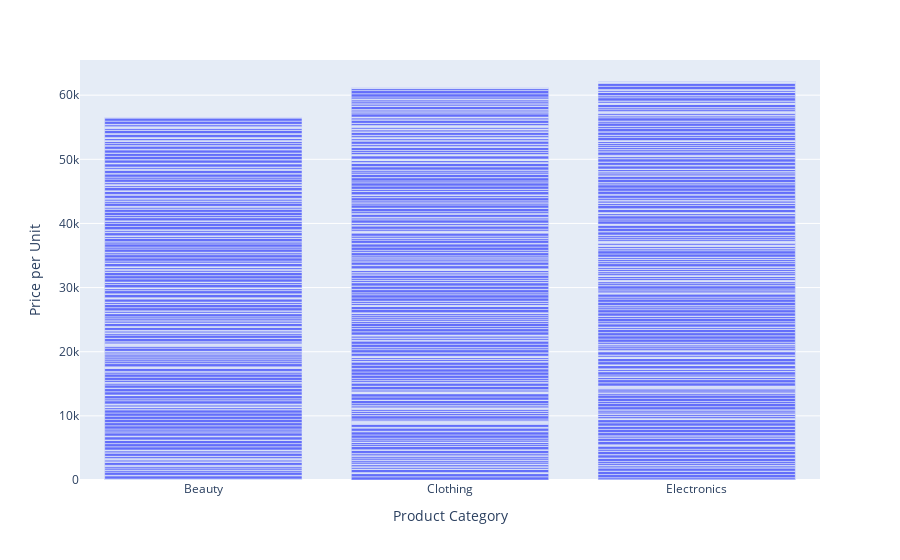

The cell this chart's notebook holds for it:
### Markdown cell above
### `Total Sales,Price Per Unit & Category Classification`

### Code cell
sns.histplot(data=df,x="Product Category",kde=True)

plt.figure(figsize=(8,6))
sns.set_color_codes("pastel")
sns.barplot(data=df,x="Price per Unit",y="Product Category")
plt.show()

fig=px.bar(df,x="Product Category",y="Price per Unit")
fig.show()

### Figure 1 — Plotly figure (JSON) as saved in the notebook; plotly's stock layout.template omitted (floating-point values rounded to 4 significant figures; data arrays with more than 128 entries replaced by an {"elided": "..."} marker saying what was removed)
{"data": [{"hovertemplate": "Product Category=%{x}<br>Price per Unit=%{y}<extra></extra>", "legendgroup": "", "marker": {"color": "#636efa", "pattern": {"shape": ""}}, "name": "", "orientation": "v", "showlegend": false, "textposition": "auto", "type": "bar", "x": {"elided": "1000 str values"}, "xaxis": "x", "y": {"elided": "1000 int values"}, "yaxis": "y"}], "layout": {"barmode": "relative", "legend": {"tracegroupgap": 0}, "margin": {"t": 60}, "xaxis": {"anchor": "y", "domain": [0, 1], "title": {"text": "Product Category"}}, "yaxis": {"anchor": "x", "domain": [0, 1], "title": {"text": "Price per Unit"}}}}
